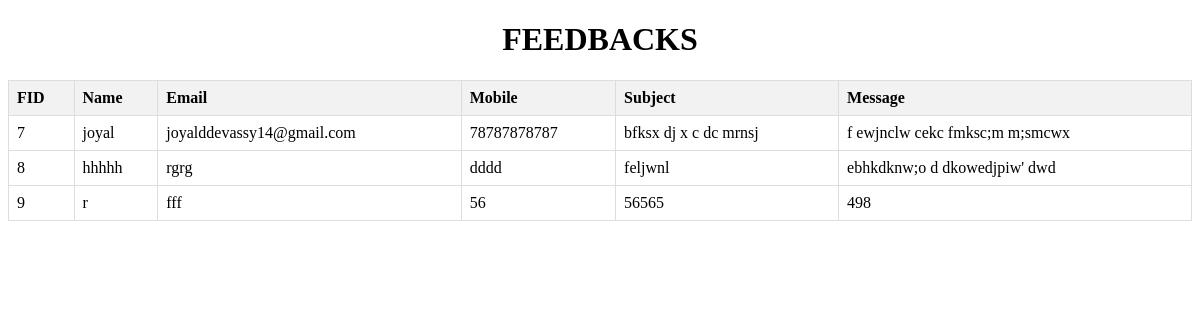
Screenshot of /feedbackviewpolice.php with the database file from the repository.
### tables this page shows
CREATE TABLE `Feedback` (
  `FID` int(11) NOT NULL,
  `NAME` varchar(50) NOT NULL,
  `EMAIL` varchar(50) NOT NULL,
  `MOB` varchar(50) NOT NULL,
  `SUBJECT` varchar(100) NOT NULL,
  `MESSAGE` varchar(500) NOT NULL
);

### feedbackviewpolice.php (the view, shortened to what this page needs)
<!DOCTYPE html>
<html>
<head>
</head>
<body>
    <h1>FEEDBACKS</h1>
    <?php
    $servername = "localhost";
    $username = "root";
    $password = "";
    $dbname = "project";
    $conn = new mysqli($servername, $username, $password, $dbname);
    $sql = "SELECT * FROM feedback";
    $result = $conn->query($sql);
    if ($result->num_rows > 0) {
        echo "<table>";
        echo "<tr><th>FID</th><th>Name</th><th>Email</th><th>Mobile</th><th>Subject</th><th>Message</th></tr>";
        while ($row = $result->fetch_assoc()) {
            echo "<tr>";
            echo "<td>" . $row["FID"] . "</td>";
            echo "<td>" . $row["NAME"] . "</td>";
            echo "<td>" . $row["EMAIL"] . "</td>";
            echo "<td>" . $row["MOB"] . "</td>";
            echo "<td>" . $row["SUBJECT"] . "</td>";
            echo "<td>" . $row["MESSAGE"] . "</td>";
            echo "</tr>";
        }
        echo "</table>";
    } else {
        echo "No feedbacks found.";
    }
    ?>
</body>
</html>

### feedbackviewpolice.php (style rules this page uses)
h1 { text-align: center; }
table { border-collapse: collapse; width: 100%; }
th, td { border: 1px solid #ddd; padding: 8px; text-align: left; }
th { background-color: #f2f2f2; }

### rows the page displays
feedback: FID "7", NAME "joyal", EMAIL "joyalddevassy14@gmail.com", MOB "78787878787", SUBJECT "bfksx dj x c dc mrnsj", MESSAGE "f ewjnclw cekc fmksc;m m;smcwx"
feedback: FID "8", NAME "hhhhh", EMAIL "rgrg", MOB "dddd", SUBJECT "feljwnl", MESSAGE "ebhkdknw;o d dkowedjpiw' dwd"
feedback: FID "9", NAME "r", EMAIL "fff", MOB "56", SUBJECT "56565", MESSAGE "498"
